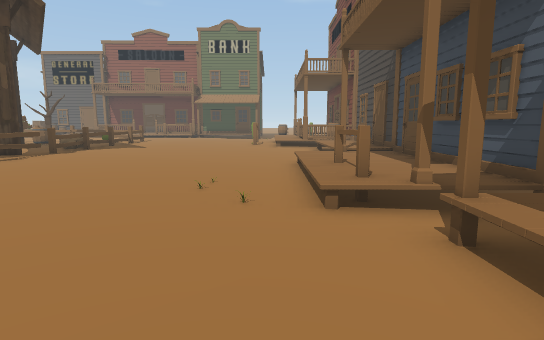
View 1 (above)

24 first-person views from a walk through a 3-D level made in the Unity game engine. The camera is 1.2 m above the floor, tilts 8° down and sees 80° across. The floor is counted in squares, 1 m on a side. Each view is taken from the middle of a square. On the plan, view 1 faces up. The plan holds only what a view shows up to about 14 squares ahead; the rest is blank. The place goes on beyond the plan. Some animated figures are left out. Some surface patterns are stand-ins.

View 2
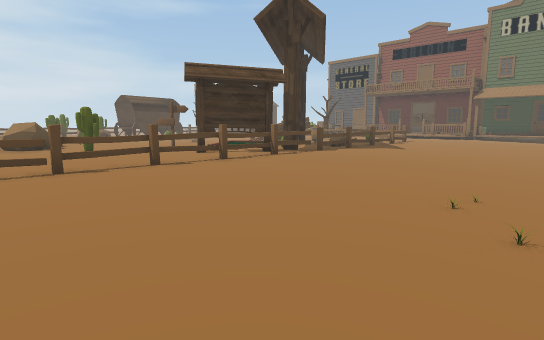

View 3
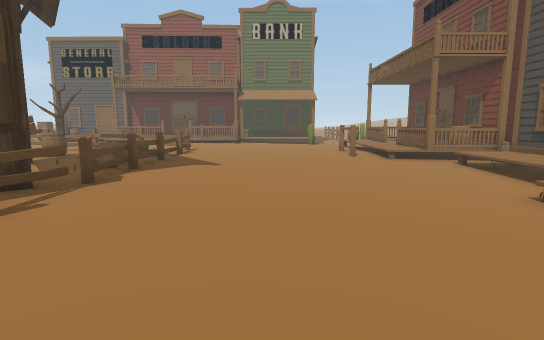

View 4
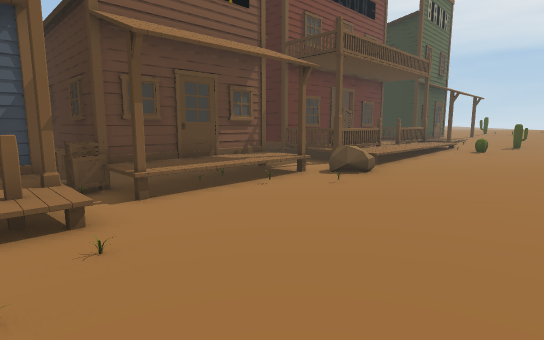

View 5
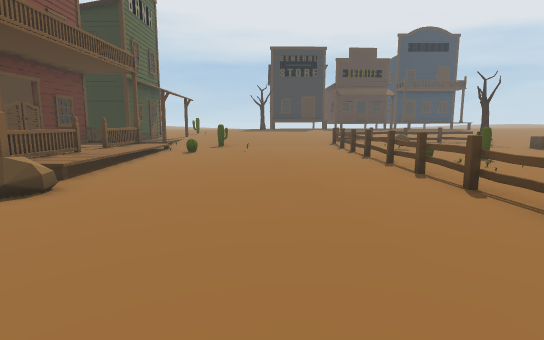

View 6
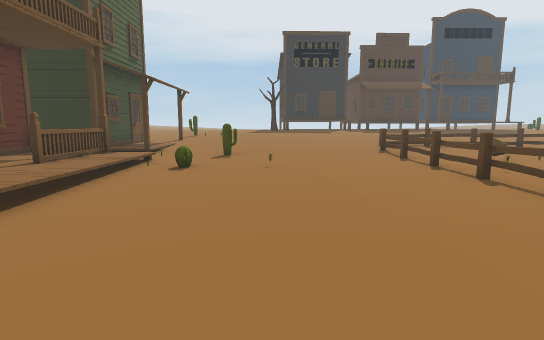

View 7
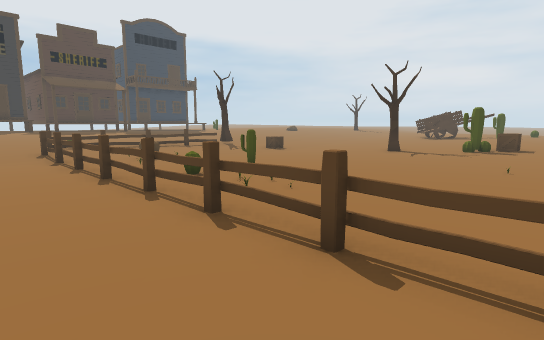

View 8
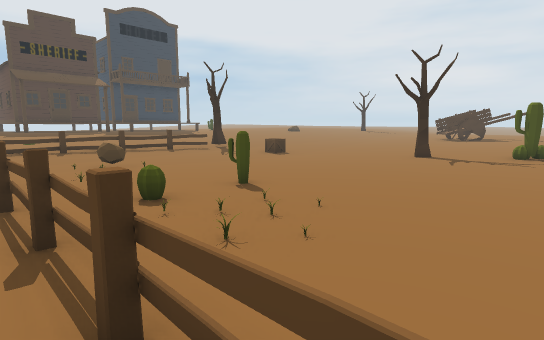

View 9
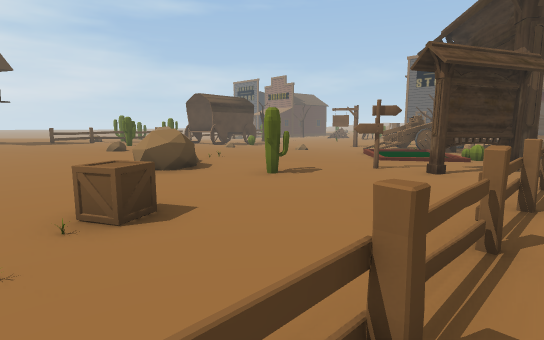

View 10
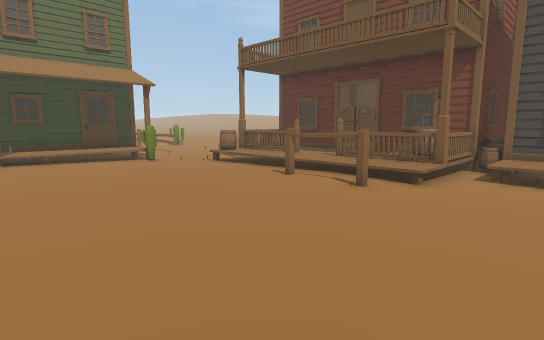

View 11
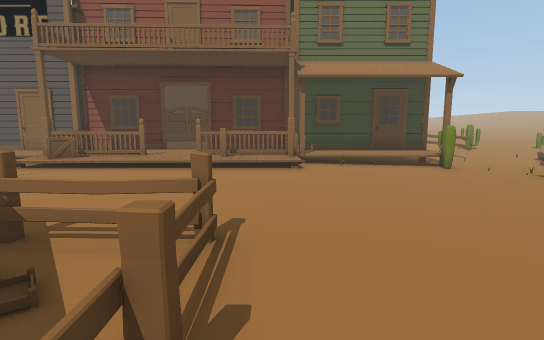

View 12
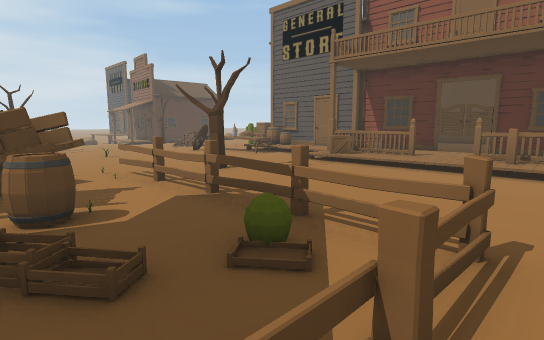

View 13
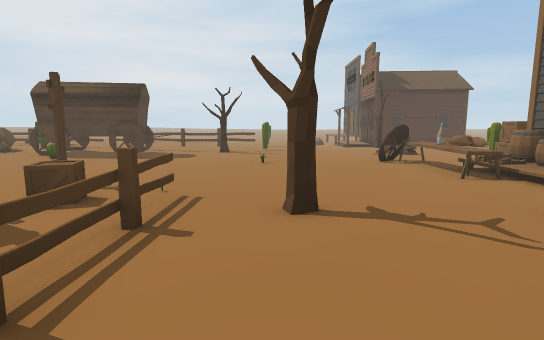

View 14
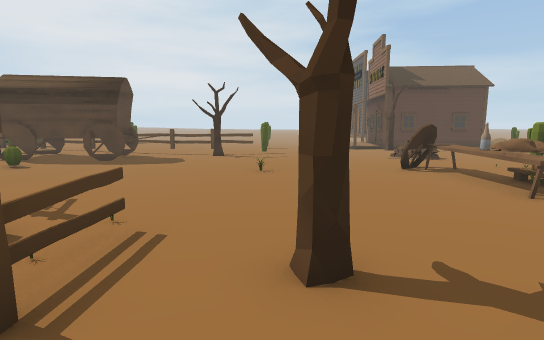

View 15
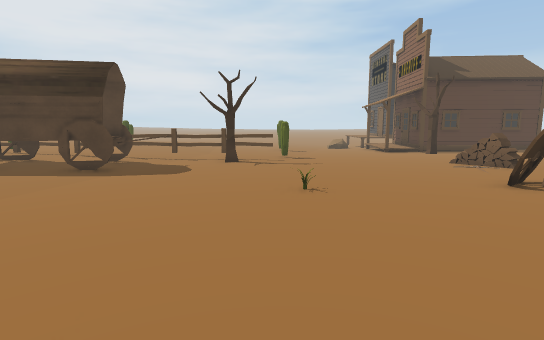

View 16
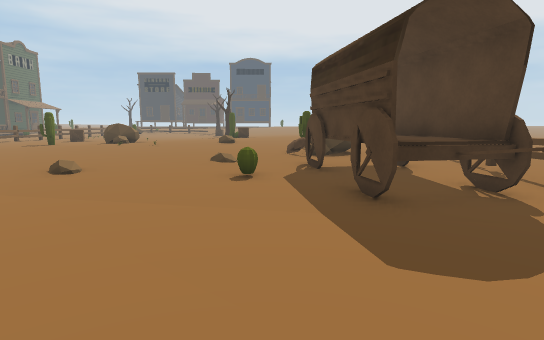

View 17
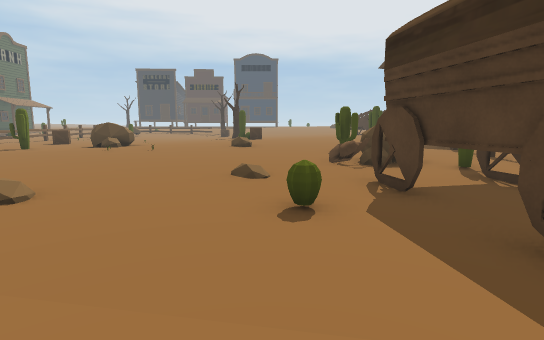

View 18
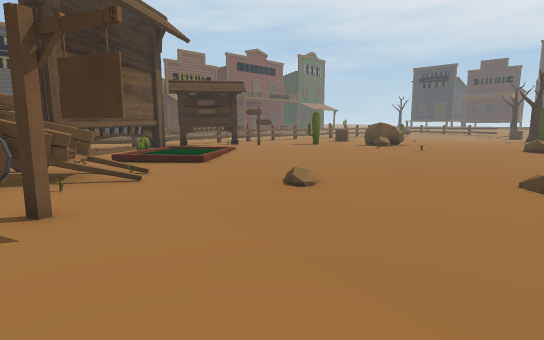

View 19
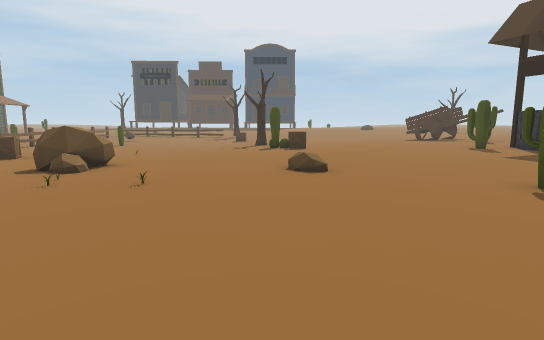

View 20
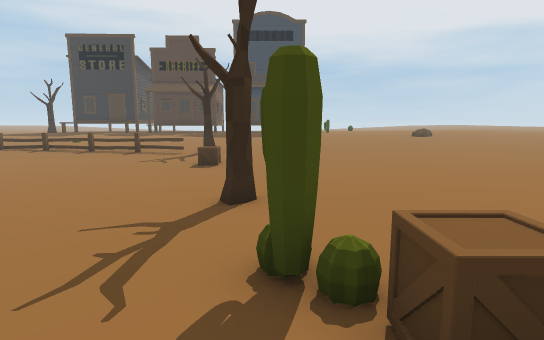

View 21
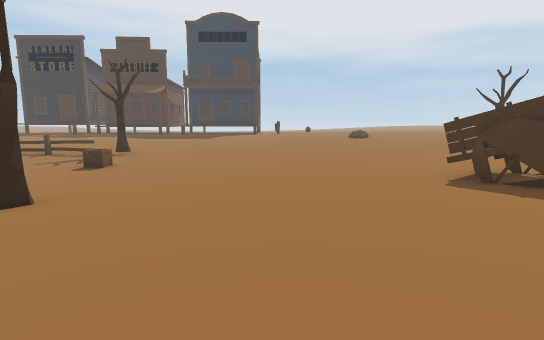

View 22
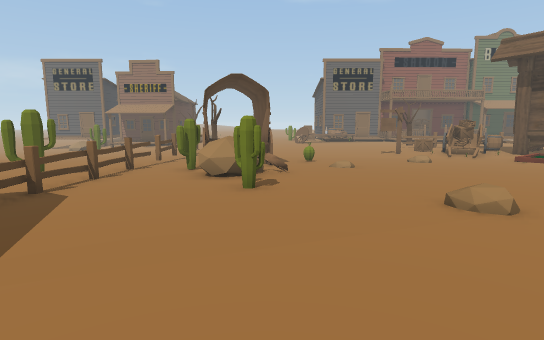

View 23
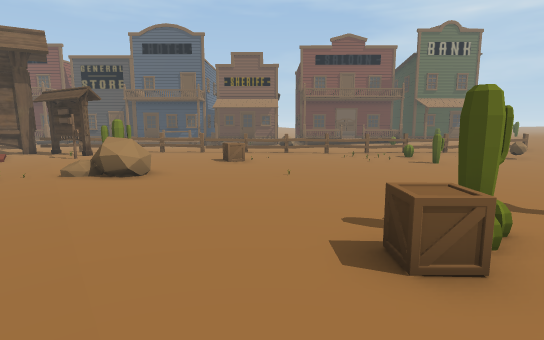

View 24
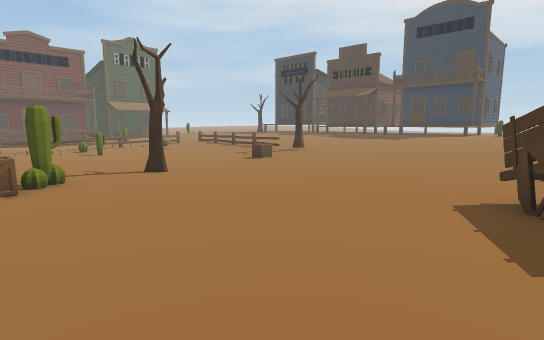

### Floor plan
Key: @ floor where view 1 was taken; # wall or solid block; x gap in a wall; . main floor; : floor 0.25 m higher than the main floor; - floor 0.25 m lower than the main floor; _ floor 0.5 m lower than the main floor; / step, stairs or slope; = window, fence, low wall or low ledge; ^ raised ledge; v drop or lower ground; T thing the floor can be seen under or through; O other object.
Columns run from 29 left of view 1 to 5 right of it. Each row starts with its distance up from view 1.
 30        O                ---- --=--O
 29     --OO OO    OOOOOOOOOOOOOO-----
 28     ----..OO OOO       O::::/----
 27 ---OO----./O:  O    OOOO::::/---
 26 -------OOO#OO..OOOO/:###----O--
 25  -------O-..O..:O///////.------
 24  ---------................---/OO O
 23  ---------................---/:O O
 22  ----------...O............--/:O O
 21  ------O----..O.............-/:: O
 20  ------------................/:O O
 19  ------------=======x=......#/:O:O
 18  OO-----------O#=....=......#/:OOO
 17 -------------OOO#O...#......#/:OOO#
 16 -O-=-------#--#O#O...=.....----//OO
 15 O T^^---------##-OO..#.....----/:O
 14 O-T^T-------------O.O.....-----/:O
 13 O-T^T-OO--------/ OO.#....-----/:O
 12 O-T^^T-----.---/   OO=...------/ O
 11 O--T^T--------..   /OO...------  O
 10 O..x............. ...O...-----.  #
  9 O.OOO=..............OO...-----.  #
  8 O..OO#..............OO...-----.  #
  7 O.................OO.O...-----.=.#
  6 O...OO...............O...-----.#.#
  5 O...............OO...O...-----.O.O
  4  .......:.....O..O...O....------_OO
  3  ............OO......O....-----O:Ov
  2  ....................#....-----/:O
  1  ::::::..........OO..=....-----/:O
  0 #:::::::..........O..=....---@-/:O
 -1 #O:::::..............=....-----O:O
 -2 ::::::..O............=....----O---
 -3  ::::...OO...........=.....---/---
 -4 :::::....O...........=.....---/OOOO
 -5 ::::..........-......=.....---/O :O
 -6 :::.......O..------.........--/O  O
 -7 =#:......OO.-----OO.O.......--/:  O
 -8 /#.........-------O...O......-/O  O
 -9 /:.........-------............/O  O
-10 :.........--------....O.....O./O  O
-11 :.........--------.O........../OOOO
-12 :.........-O----...O..O....OO..
-13 :..........O--.................OOOO
-14 ::....................O........:O
-15 :::............=.=.=.=:::::::..

Where each view was taken, in squares from view 1:
view 1: 0 up, 0 right, facing up
view 2: 1 up, 0 right, facing up-left
view 3: 5 up, 4 left, facing up
view 4: 6 up, 4 left, facing down-right
view 5: 4 up, 4 left, facing down
view 6: 1 down, 3 left, facing down
view 7: 0 up, 5 left, facing down-left
view 8: 2 down, 7 left, facing down-left
view 9: 1 down, 7 left, facing up-left
view 10: 14 up, 7 left, facing up-right
view 11: 16 up, 7 left, facing up
view 12: 16 up, 7 left, facing up-left
view 13: 21 up, 10 left, facing left
view 14: 21 up, 12 left, facing left
view 15: 20 up, 15 left, facing left
view 16: 20 up, 23 left, facing down
view 17: 17 up, 22 left, facing down
view 18: 17 up, 22 left, facing down-right
view 19: 11 up, 20 left, facing down
view 20: 1 down, 20 left, facing down
view 21: 1 down, 24 left, facing down
view 22: 1 down, 24 left, facing up
view 23: 1 down, 24 left, facing right
view 24: 2 down, 29 left, facing down-right
